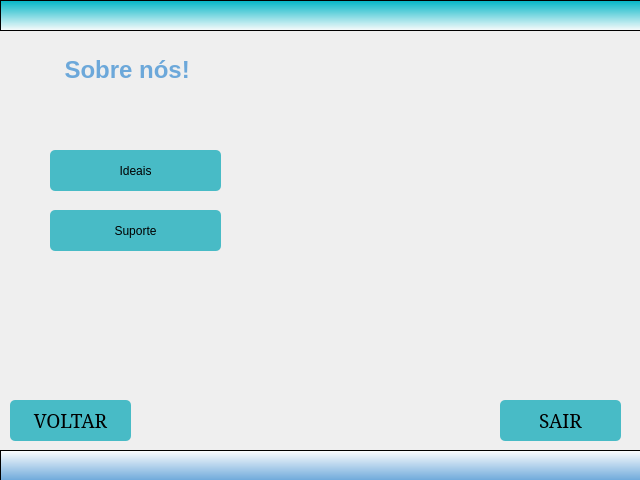
<?xml version="1.0" encoding="UTF-8"?>
<ui version="4.0">
 <class>MainWindow</class>
 <widget class="QMainWindow" name="MainWindow">
  <property name="geometry">
   <rect>
    <x>0</x>
    <y>0</y>
    <width>640</width>
    <height>480</height>
   </rect>
  </property>
  <property name="windowTitle">
   <string>MainWindow</string>
  </property>
  <widget class="QWidget" name="centralwidget">
   <widget class="QLabel" name="label_principal">
    <property name="geometry">
     <rect>
      <x>60</x>
      <y>50</y>
      <width>141</width>
      <height>41</height>
     </rect>
    </property>
    <property name="styleSheet">
     <string notr="true">font: 14pt &quot;Constantia&quot;;
color: rgb(108, 168, 218);</string>
    </property>
    <property name="text">
     <string>&lt;html&gt;&lt;head/&gt;&lt;body&gt;&lt;p align=&quot;center&quot;&gt;&lt;span style=&quot; font-size:18pt; font-weight:600;&quot;&gt;Sobre nós! &lt;/span&gt;&lt;/p&gt;&lt;/body&gt;&lt;/html&gt;</string>
    </property>
   </widget>
   <widget class="QFrame" name="frame">
    <property name="geometry">
     <rect>
      <x>0</x>
      <y>0</y>
      <width>641</width>
      <height>31</height>
     </rect>
    </property>
    <property name="styleSheet">
     <string notr="true">background-color: qlineargradient(spread:pad, x1:0.5, y1:0, x2:0.5, y2:1, stop:0 rgba(0, 181, 198, 255), stop:1 rgba(255, 255, 255, 224));</string>
    </property>
    <property name="frameShape">
     <enum>QFrame::StyledPanel</enum>
    </property>
    <property name="frameShadow">
     <enum>QFrame::Raised</enum>
    </property>
   </widget>
   <widget class="QFrame" name="frame_2">
    <property name="geometry">
     <rect>
      <x>0</x>
      <y>450</y>
      <width>641</width>
      <height>31</height>
     </rect>
    </property>
    <property name="styleSheet">
     <string notr="true">background-color: qlineargradient(spread:pad, x1:0.5, y1:0, x2:0.5, y2:1, stop:0 rgba(255, 255, 255, 255), stop:1 rgba(108, 168, 218, 255));</string>
    </property>
    <property name="frameShape">
     <enum>QFrame::StyledPanel</enum>
    </property>
    <property name="frameShadow">
     <enum>QFrame::Raised</enum>
    </property>
   </widget>
   <widget class="QPushButton" name="botaoideais">
    <property name="geometry">
     <rect>
      <x>50</x>
      <y>150</y>
      <width>171</width>
      <height>41</height>
     </rect>
    </property>
    <property name="cursor">
     <cursorShape>PointingHandCursor</cursorShape>
    </property>
    <property name="styleSheet">
     <string notr="true">QPushButton{
	font: 12pt &quot;Constantia&quot;;

background-color: rgb(72, 187, 198);
border-radius: 5px;	
}
QPushButton:hover{
background-color: rgb(72, 187, 198);
border-radius: 5px;	
}
QPushButton:pressed{
background-color: rgb(255 , 255, 255);
border-radius: 5px;	
}
</string>
    </property>
    <property name="text">
     <string>Ideais</string>
    </property>
   </widget>
   <widget class="QPushButton" name="botaosuporte">
    <property name="geometry">
     <rect>
      <x>50</x>
      <y>210</y>
      <width>171</width>
      <height>41</height>
     </rect>
    </property>
    <property name="cursor">
     <cursorShape>PointingHandCursor</cursorShape>
    </property>
    <property name="styleSheet">
     <string notr="true">QPushButton{
	font: 12pt &quot;Constantia&quot;;

background-color: rgb(72, 187, 198);
border-radius: 5px;	
}
QPushButton:hover{
background-color: rgb(72, 187, 198);
border-radius: 5px;	
}
QPushButton:pressed{
background-color: rgb(255 , 255, 255);
border-radius: 5px;	
}
</string>
    </property>
    <property name="text">
     <string>Suporte</string>
    </property>
   </widget>
   <widget class="QLabel" name="label_logo">
    <property name="geometry">
     <rect>
      <x>270</x>
      <y>90</y>
      <width>361</width>
      <height>291</height>
     </rect>
    </property>
    <property name="text">
     <string/>
    </property>
    <property name="pixmap">
     <pixmap>:/logo/logo-versão_completa-removebg-preview.png</pixmap>
    </property>
    <property name="scaledContents">
     <bool>true</bool>
    </property>
   </widget>
   <widget class="QPushButton" name="botaosair">
    <property name="geometry">
     <rect>
      <x>500</x>
      <y>400</y>
      <width>121</width>
      <height>41</height>
     </rect>
    </property>
    <property name="font">
     <font>
      <family>Constantia</family>
      <pointsize>14</pointsize>
      <weight>50</weight>
      <italic>false</italic>
      <bold>false</bold>
     </font>
    </property>
    <property name="cursor">
     <cursorShape>PointingHandCursor</cursorShape>
    </property>
    <property name="styleSheet">
     <string notr="true">QPushButton{
background-color: rgb(72, 187, 198);
border-radius: 5px;	
}
QPushButton:hover{
background-color: rgb(72, 187, 198);
border-radius: 5px;	
}
QPushButton:pressed{
background-color: rgb(255 , 255, 255);
border-radius: 5px;	
}
</string>
    </property>
    <property name="text">
     <string>SAIR</string>
    </property>
   </widget>
   <widget class="QPushButton" name="botaovoltar">
    <property name="geometry">
     <rect>
      <x>10</x>
      <y>400</y>
      <width>121</width>
      <height>41</height>
     </rect>
    </property>
    <property name="font">
     <font>
      <family>Constantia</family>
      <pointsize>14</pointsize>
      <weight>50</weight>
      <italic>false</italic>
      <bold>false</bold>
     </font>
    </property>
    <property name="cursor">
     <cursorShape>PointingHandCursor</cursorShape>
    </property>
    <property name="styleSheet">
     <string notr="true">QPushButton{
background-color: rgb(72, 187, 198);
border-radius: 5px;	
}
QPushButton:hover{
background-color: rgb(72, 187, 198);
border-radius: 5px;	
}
QPushButton:pressed{
background-color: rgb(255 , 255, 255);
border-radius: 5px;	
}
</string>
    </property>
    <property name="text">
     <string>VOLTAR</string>
    </property>
   </widget>
   <widget class="QLabel" name="label">
    <property name="geometry">
     <rect>
      <x>280</x>
      <y>70</y>
      <width>331</width>
      <height>271</height>
     </rect>
    </property>
    <property name="text">
     <string/>
    </property>
    <property name="pixmap">
     <pixmap>../Codigo-python/logo-versão_completa-removebg-preview.png</pixmap>
    </property>
    <property name="scaledContents">
     <bool>true</bool>
    </property>
   </widget>
  </widget>
 </widget>
 <resources>
  <include location="simbolo.qrc"/>
  <include location="tela.qrc"/>
 </resources>
 <connections/>
</ui>
